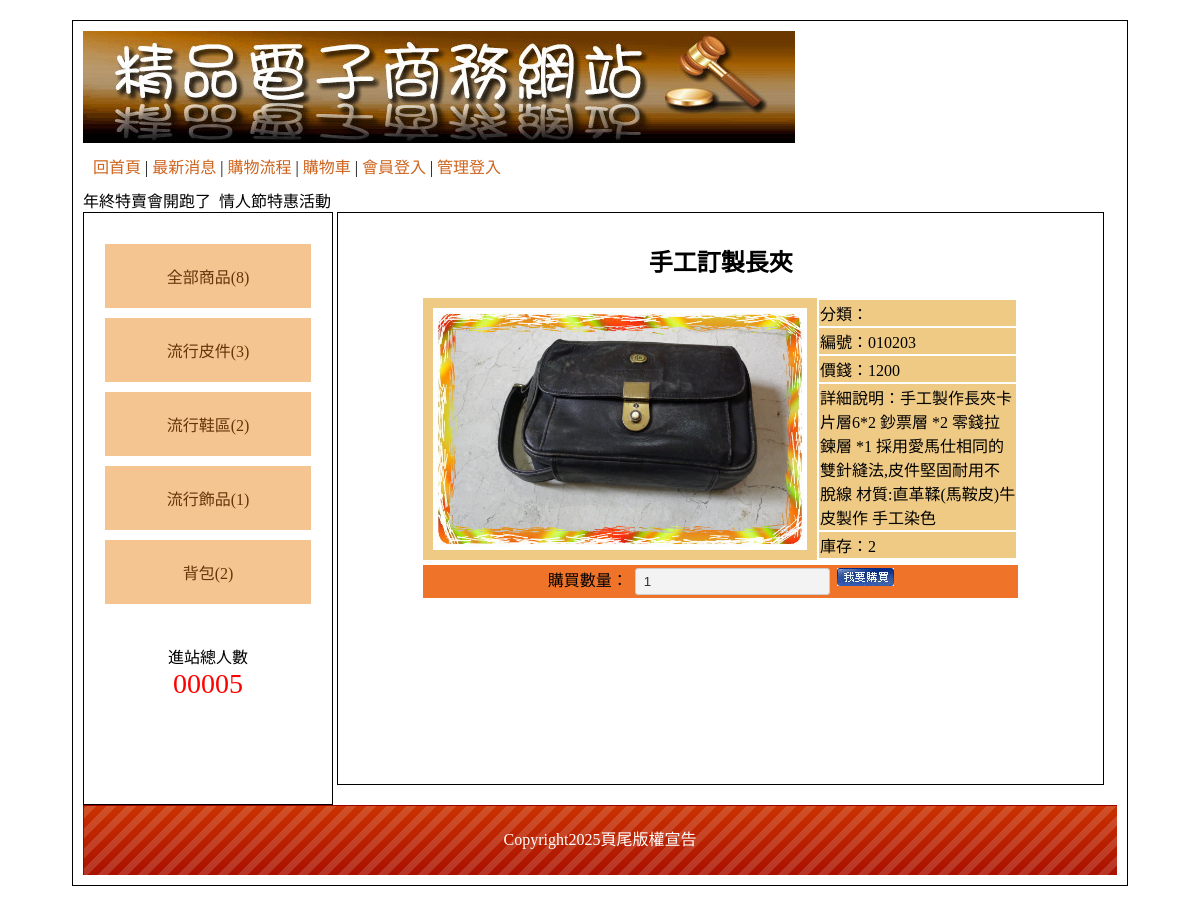
Page /?do=detail&id=1 on the committed database.
### tables this page shows
CREATE TABLE `type` (
  `id` int(10) UNSIGNED NOT NULL,
  `name` text NOT NULL,
  `big_id` int(2) NOT NULL
);

CREATE TABLE `item` (
  `id` int(10) UNSIGNED NOT NULL,
  `no` text NOT NULL,
  `name` text NOT NULL,
  `price` int(10) UNSIGNED NOT NULL,
  `spec` text NOT NULL,
  `stock` int(10) UNSIGNED NOT NULL,
  `img` text NOT NULL,
  `intro` text NOT NULL,
  `big` int(10) UNSIGNED NOT NULL,
  `mid` int(10) UNSIGNED NOT NULL,
  `sh` int(1) UNSIGNED NOT NULL
);

CREATE TABLE `bottom` (
  `id` int(10) UNSIGNED NOT NULL,
  `bottom` text NOT NULL
);

### api/db.php (called while the page is built, shortened)
<?php
class DB{
    private $dsn="mysql:host=localhost;dbname=db07_04;charset=utf8";
    private $pdo;
    private $table;
    function __construct($table){
        $this->table=$table;
        $this->pdo=new PDO($this->dsn, 'root', '');
    }
    function all(...$arg){
        $sql="select * from $this->table ";
        if(isset($arg[0])){
            if(is_array($arg[0])){
                $tmp=$this->arraytosql($arg[0]);
                $sql=$sql." where ".join(" AND " , $tmp);
            }else{
                $sql .= $arg[0];
            }
        }
        return $this->pdo->query($sql)->fetchAll(PDO::FETCH_ASSOC);
    }
    function count(...$arg){
        $sql="select count(*) from $this->table ";
        if(isset($arg[0])){
            if(is_array($arg[0])){
                $tmp=$this->arraytosql($arg[0]);
                $sql=$sql." where ".join(" AND " , $tmp);
            }else{
                $sql .= $arg[0];
            }
        }
        return $this->pdo->query($sql)->fetchColumn();
    }
    function find($id){
        $sql="select * from $this->table ";
        if(is_array($id)){
            $tmp=$this->arraytosql($id);
            $sql=$sql." where ".join(" AND " , $tmp);
        }else{
            $sql .= " WHERE `id`='$id'";
        }
        return $this->pdo->query($sql)->fetch(PDO::FETCH_ASSOC);
    }
    private function arraytosql($array){
        $tmp=[];
        foreach($array as $key =>$value){
            $tmp[]="`$key`='$value'";
        }
        return $tmp;
    }
}
$Type=new DB('type');
$Bottom=new DB('bottom');
$Item=new DB('item');
?>

### index.php (the view, shortened to what this page needs)
<?php include_once "./api/db.php"; ?>
<!DOCTYPE html PUBLIC "-//W3C//DTD XHTML 1.0 Transitional//EN" "http://www.w3.org/TR/xhtml1/DTD/xhtml1-transitional.dtd">
<html xmlns="http://www.w3.org/1999/xhtml"><head><meta http-equiv="Content-Type" content="text/html; charset=UTF-8">
<link href="./css/css.css" rel="stylesheet" type="text/css">
</head>
<body>
	<div id="main">
    	<div id="top">
        	<a href="?">
            	<img src="./icon/0416.jpg">
            </a>
                        <div style="padding:10px;">
                <a href="?">回首頁</a> |
                <a href="?do=news">最新消息</a> |
                <a href="?do=look">購物流程</a> |
                <a href="?do=buycart">購物車</a> |
                <?php
                    if(isset($_SESSION['login'])){
                        echo "<a href='./api/logout.php'>";
                        echo "登出";
                        echo "</a>";
                    }else{
                        echo "<a href='?do=login'>";
                        echo "會員登入";
                        echo "</a>";
                    }
                ?>
                 |
                <?php
                    if(isset($_SESSION['admin'])){
                        echo "<a href='back.php'>";
                        echo "返回管理";
                        echo "</a>";
                    }else{
                        echo "<a href='?do=admin'>";
                        echo "管理登入";
                        echo "</a>";
                    }
                ?>
           </div>
           <marquee>
                   年終特賣會開跑了&nbsp;&nbsp;情人節特惠活動 &nbsp;&nbsp;
            </marquee>
        </div>
        <div id="left" class="ct">
        	<div style="min-height:400px;">
                <a href="?type=0">全部商品(<?=$Item->count(['sh'=>1]);?>)</a>
            <?php
                $bigs = $Type->all(['big_id'=>0]);
                foreach($bigs as $big):
            ?>
                <div class="ww">
                    <a href="?type=<?=$big['id'];?>"><?=$big['name'];?>(<?=$Item->count(['big'=>$big['id'], 'sh'=>1]);?>)</a>
            <?php
                    echo "</div>";
                endforeach;
            ?>
        	</div>
            <span>
            	<div>進站總人數</div>
                <div style="color:#f00; font-size:28px;">
                	00005
                </div>
            </span>
        </div>
        <div id="right">
                <?php
                $do=$_GET['do']??'main';
                $file = "./front/{$do}.php";
                if(file_exists($file)){
                    include $file;
                }else{
                    include "./front/main.php";
                }
                ?>
        </div>
        <div id="bottom" style="line-height:70px;background:url(./icon/bot.png); color:#FFF;" class="ct">
            <?=$Bottom->find(1)['bottom'];?>
        </div>
    </div>
</body></html>

### front/detail.php (shortened to what this page needs)
<?php
$item = $Item->find($_GET['id']);
?>
<h2 class="ct"><?=$item['name'];?></h2>
<div style="display: flex; width:80%; margin:5px auto;">
    <div class="pp ct" style="padding: 10px; width:65%;">
        <a href="?do=detail&id=<?= $item['id']; ?>">
            <img src="./image/<?= $item['img']; ?>" style="width:100%; height:100%;">
        </a>
    </div>
    <div style="width:35%;">
        <table style="height: 100%;">
            <tr>
                <td class="pp">分類：</td>
            </tr>
            <tr class="pp">
                <td>編號：<?= $item['no'];?></td>
            </tr>
            <tr class="pp">
                <td>
                    價錢：<?= $item['price'];?>
                </td>
            </tr>
            <tr class="pp">
                <td>
                    詳細說明：<?=$item['intro'];?>
                </td>
            </tr>
            <tr class="pp">
                <td>
                    庫存：<?=$item['stock'];?>
                </td>
            </tr>
        </table>
    </div>
</div>
<div class="tt ct"  style="width:80%; margin:auto;">
    購買數量：
    <input type="number" name="qt" value="1" id="qt">
    <a href="javascript:order(<?=$item['id'];?>)">
        <img src="./icon/0402.jpg" alt="">
    </a>
</div>

### css/css.css (style rules this page uses)
body { font-family:"微軟正黑體"; }
#main { width:1034px; padding:10px; margin:20px auto 20px auto; border:#000 solid 1px; min-height:768px; }
#top a { color:#CE631C; text-decoration:none; }
#left { display:inline-block; width:20%; padding:2%; min-height:550px; vertical-align:top; border:#000 1px solid; }
#left a { display:block; padding:20px 5px 20px 5px; text-decoration:none; background:#F4C591; margin:10px auto 10px auto; color:#65350A; }
.ct { text-align:center; }
#right { display:inline-block; width:72%; padding:1%; min-height:550px; border:#000 1px solid; }
#bottom { height:70px; background-size:cover; }
.tt { background:#EF7429; }
.pp { background:#EFCA85; }
.pp td { background:#EFCA85; }
input[type=text],input[type=password],input[type=submit],button,.button,input[type=reset],input[type=button],select，textarea,input[type=number] { background:#F3F3F3; border:#CCC 1px solid; border-radius:3px; padding:5px 8px 5px 8px; text-decoration:none; margin:3px; color:#333; }

### rows in the picture
type: name "流行皮件", count "3"
type: name "流行鞋區", count "2"
type: name "流行飾品", count "1"
type: name "背包", count "2"
item: name "手工訂製長夾", img (picture), no "010203", price "1200", intro "手工製作長夾卡片層6*2 鈔票層 *2 零錢拉鍊層 *1 採用愛馬仕相同的雙針縫法,皮件堅固耐用不脫線 材質:直革鞣(馬鞍皮)牛皮製作 手工染色", stock "2", id.bottom "Copyright2025頁尾版權宣告"

### other values in the picture
$Item->count(['sh'=>1]) "8"
